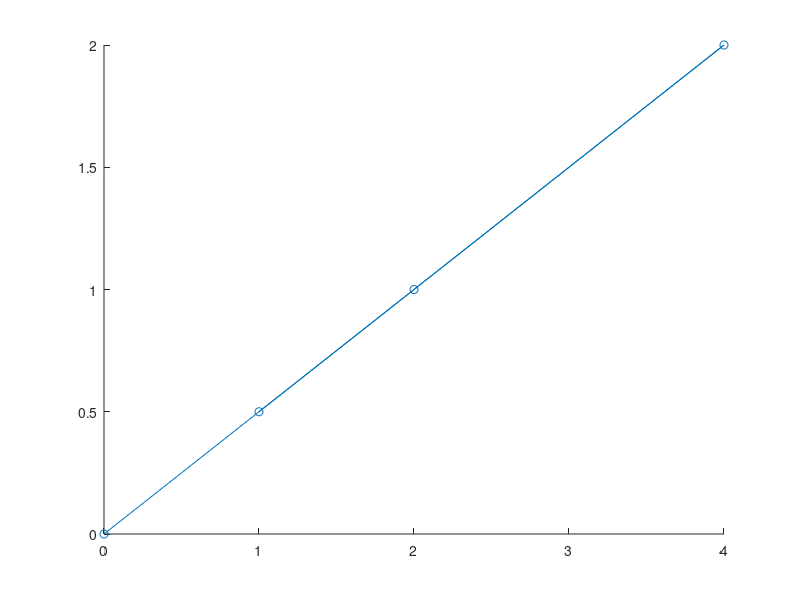

Reproduce this figure in MATLAB.
clear all

y = [0.5 1 2 0];
x = [1 2 4 0];

t0 = 0;
t1 = 0;
al = 0.01;

%% cost function J(t0, t1) = 1/2m * sum((t0+t1x - y)^2)

i = 1;
while(1)
    a = t0 - al*(1/9)*sum(t0+t1*x-y);
    b = t1 - al*(1/9)*sum((t0+t1*x-y).*x);

    if(abs(a-t0)<1e-10 && abs(b-t1)<1e-10 )
        break;
    end
    t0 = a;
    t1 = b;
i = i+1;
end

disp(i);
scatter(x,y); hold on;
y1 = t0+t1*x;

plot(x, y1); hold off;

